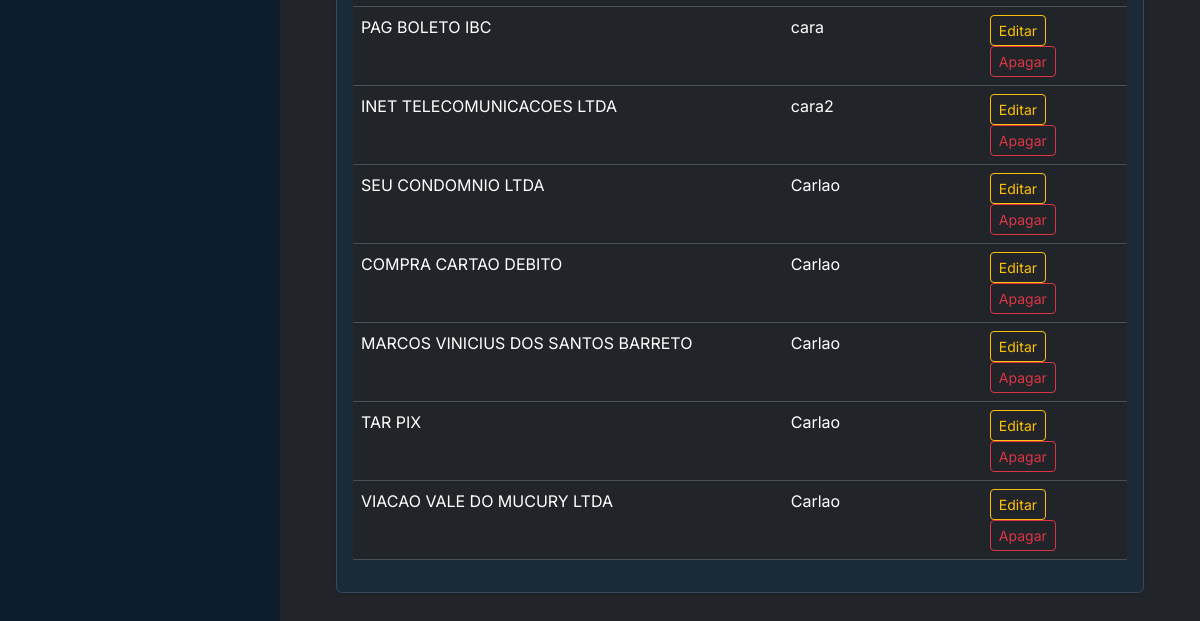
Page /regras/ (signed in, lower part) on the earlier database version.
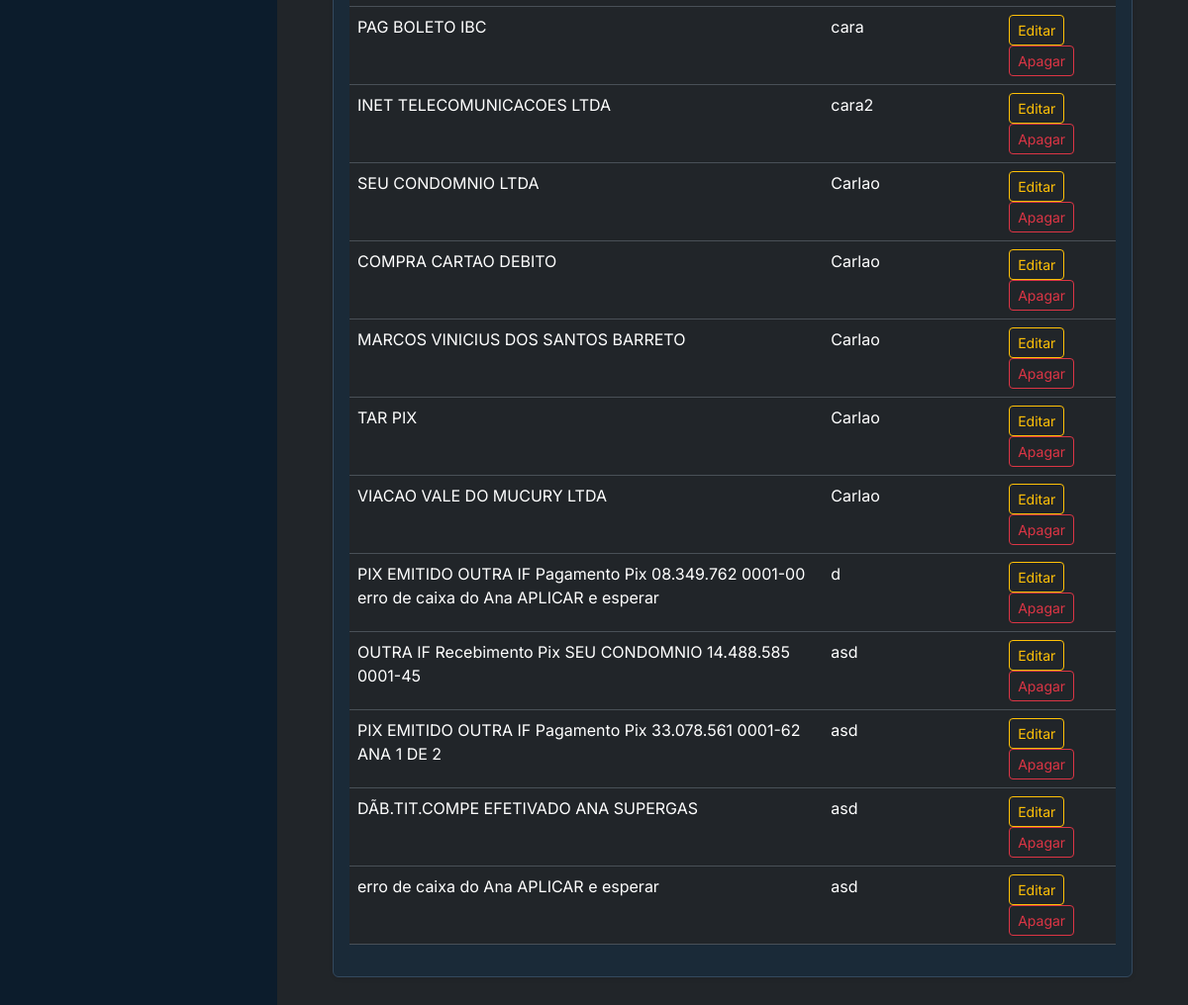
Same page on the later database version.
### analisador/models.py (models this page shows, shortened)
class Regra(models.Model):
    usuario = models.ForeignKey(User, on_delete=models.CASCADE)
    palavra_chave = models.CharField(max_length=100)
    categoria = models.CharField(max_length=100)

### analisador/views.py (the view, shortened to what this page needs)
# urls.py: path('regras/', views.gerenciar_regras, name='gerenciar_regras'),
@login_required
def gerenciar_regras(request):
    extrato_id_origem = request.GET.get('from_report')
    regras_do_usuario = Regra.objects.filter(usuario=request.user)
    contexto = {
        'regras': regras_do_usuario,
        'active_page': 'regras',
        'extrato_id_origem': extrato_id_origem
    }
    return render(request, 'analisador/gerenciar_regras.html', contexto)

### analisador/templates/analisador/gerenciar_regras.html (shortened to what this page needs)
{% extends 'analisador/base.html' %}
{% block content %}
    <div class="card shadow-sm">
        <div class="card-body">
             <table class="table table-hover">
                <tbody>
                    <tbody>
                        {% for regra in regras %}
                        <tr>
                            <td>{{ regra.palavra_chave }}</td>
                            <td>{{ regra.categoria }}</td>
                            <td>
                                <a href="{% url 'editar_regra' regra_id=regra.id %}" class="btn btn-sm btn-outline-warning me-2">Editar</a>
                                <form action="{% url 'apagar_regra' regra_id=regra.id %}" method="POST" class="d-inline" onsubmit="return confirm('Tem certeza que deseja apagar esta regra?');">
                                    <button type="submit" class="btn btn-sm btn-outline-danger">Apagar</button>
                                </form>
                            </td>
                        </tr>
                        {% endfor %}
                    </tbody>
            </table>
        </div>
    </div>
{% endblock %}

### analisador/templates/analisador/base.html (shortened to what this page needs)
{% load static %}
<!doctype html>
<html lang="pt-br" data-bs-theme="dark">
<head>
    <link href="https://cdn.jsdelivr.net/npm/bootstrap@5.3.3/dist/css/bootstrap.min.css" rel="stylesheet">
    <link rel="stylesheet" href="https://cdn.jsdelivr.net/npm/bootstrap-icons@1.11.3/font/bootstrap-icons.min.css">
    <link rel="stylesheet" href="{% static 'css/custom.css' %}">
</head>
<body>
    <div class="d-flex">
        <nav class="sidebar" id="sidebar">
        </nav>
        <main class="main-content">
            <div class="container-fluid p-4">
                {% block content %}
                {% endblock %}
            </div>
        </main>
    </div>
</body>
</html>

### static/css/custom.css (style rules this page uses)
:root { --bs-dark-rgb: 4, 28, 50; --bs-body-color: #f8f9fa; --bs-secondary-color: #adb5bd; --bs-primary: #0d6efd; --verde-sucesso: #198754; --vermelho-perigo: #dc3545; --amarelo-alerta: #ffc107; }
body { font-family: 'Inter', sans-serif; }
.sidebar { width: 280px; min-height: 100vh; background-color: #0c1c2c; padding: 1rem; flex-shrink: 0; }
.main-content { flex-grow: 1; padding: 2rem; width: calc(100% - 280px); }
.card { background-color: #1a2a38; border: 1px solid #34495e; }

Differences in the rows shown:
added Regra: palavra_chave "PIX EMITIDO OUTRA IF Pagamento Pix 08.349.762 0001-00 erro de caixa do Ana APLICAR e esperar", categoria "d"
added Regra: palavra_chave "OUTRA IF Recebimento Pix SEU CONDOMNIO 14.488.585 0001-45", categoria "asd"
added Regra: palavra_chave "PIX EMITIDO OUTRA IF Pagamento Pix 33.078.561 0001-62 ANA 1 DE 2", categoria "asd"
added Regra: palavra_chave "DÃB.TIT.COMPE EFETIVADO ANA SUPERGAS", categoria "asd"
added Regra: palavra_chave "erro de caixa do Ana APLICAR e esperar", categoria "asd"
